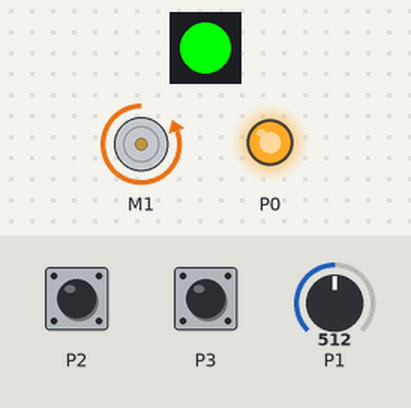
Recording of a program running on a simulated Calliope mini (MakeCode). Shown: 1 RGB LEDs in strip order, left to right, DC motor (green arrow = forward, orange = backward, longer = faster), output pins drawn as LEDs (lit = HIGH). Inputs (shaded band) come from the test bench; at power-on: P1 = 512 (analog values on the 0–1023 scale).

Above: at 1.2 s.
1.3 s: P1 set to 106
5.9 s: P1 set to 92
At 7.9 s:
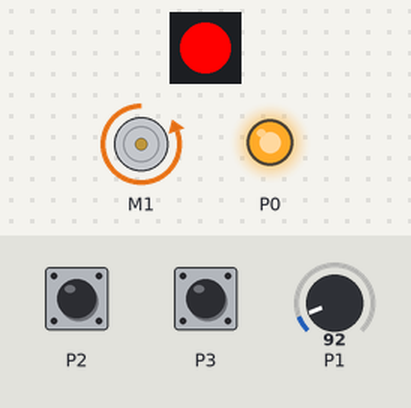
10.5 s: P1 set to 110
At 11.0 s:
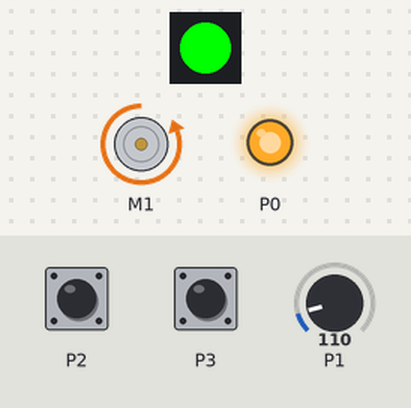
15.1 s: P1 set to 90
At 19.1 s:
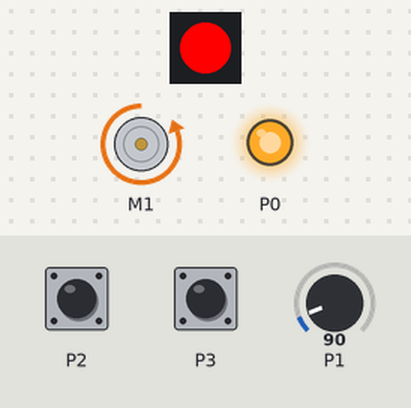
19.7 s: touch pin P2 pressed for 3 s
At 22.7 s:
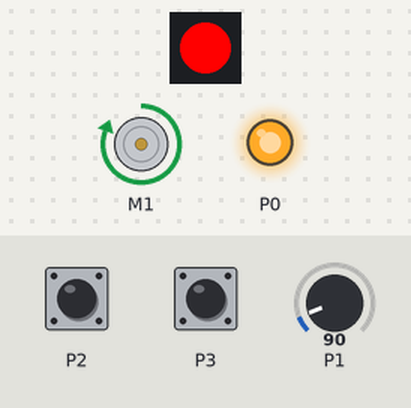
24.3 s: touch pin P3 pressed for 3 s
At 25.3 s:
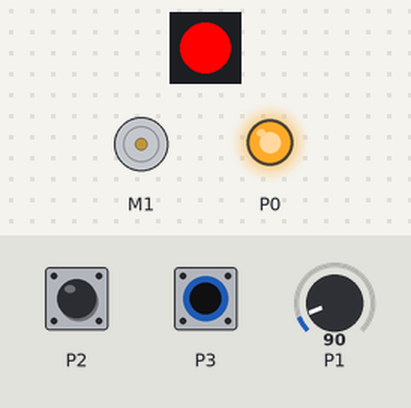
Timing chart, 0 to 27.3 s (numbered marks = the images above; inputs shaded):
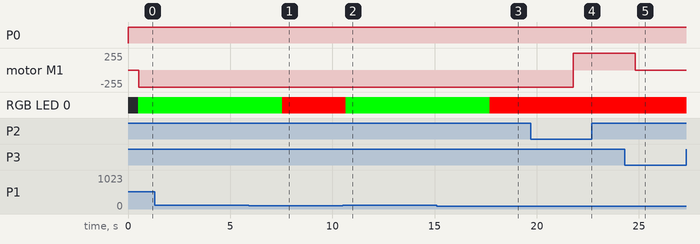

Measured:
- the behaviour switches between 101 and 100 on P1 (found by bisection; images 0 and 1)
- after the input at 1.3 s, every drawn part: stays the same
- after the input at 5.9 s, RGB LED 0: RGB(0, 255, 0) → RGB(255, 0, 0) after 1.6 s
- after the input at 10.5 s, RGB LED 0: RGB(255, 0, 0) → RGB(0, 255, 0) after 0.16 s
- after the input at 15.1 s, RGB LED 0: RGB(0, 255, 0) → RGB(255, 0, 0) after 2.6 s
- after the input at 19.7 s, motor M1: backward 255/255 → forward 255/255 after 2.1 s
- after the input at 24.3 s, motor M1: forward 255/255 → stopped after 0.52 s

The program:

main.ts
```typescript
let Messwert = 0
basic.forever(function () {
    pins.digitalWritePin(DigitalPin.P0, 1)
    basic.pause(500)
    basic.setLedColor(0xff0000)
    Messwert = pins.analogReadPin(AnalogPin.P1)
    if (Messwert > 100) {
        basic.setLedColor(0x00ff00)
        motors.motorPower(-100)
        basic.pause(3000)
    } else {
        if (input.pinIsPressed(TouchPin.P2)) {
            basic.pause(2000)
            motors.motorPower(100)
            basic.setLedColor(0xff0000)
        } else {
            if (input.pinIsPressed(TouchPin.P3)) {
                motors.motorCommand(MotorCommand.Break)
            }
        }
    }
})
```

test.ts
```typescript
// Hier kann man Tests durchführen; diese Datei wird nicht kompiliert, wenn dieses Paket als Erweiterung verwendet wird.
```
